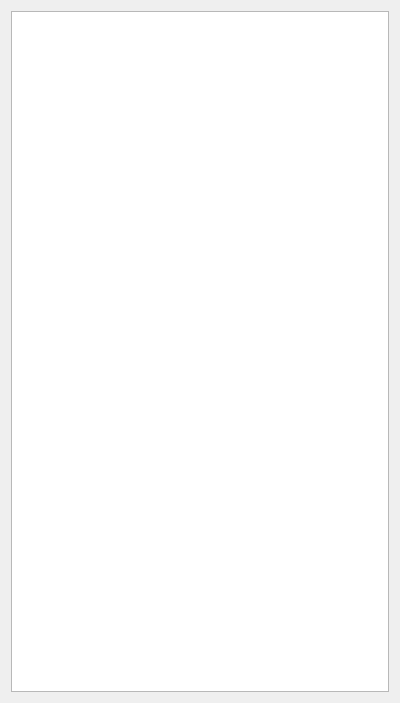
<?xml version="1.0" encoding="UTF-8"?>
<ui version="4.0">
 <class>ConfigFileTab</class>
 <widget class="QWidget" name="ConfigFileTab">
  <property name="geometry">
   <rect>
    <x>0</x>
    <y>0</y>
    <width>400</width>
    <height>703</height>
   </rect>
  </property>
  <property name="sizePolicy">
   <sizepolicy hsizetype="Preferred" vsizetype="Maximum">
    <horstretch>0</horstretch>
    <verstretch>0</verstretch>
   </sizepolicy>
  </property>
  <property name="windowTitle">
   <string>Config</string>
  </property>
  <layout class="QVBoxLayout" name="verticalLayout">
   <item>
    <widget class="QTreeView" name="paramTree">
     <property name="headerHidden">
      <bool>false</bool>
     </property>
    </widget>
   </item>
  </layout>
 </widget>
 <resources/>
 <connections/>
</ui>
